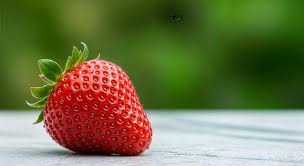
#> input picture data/strawberry.jpeg, 304 x 166 px, found by its file name
$ python ocr.py
#> lines starting #> are read from the running program, lines starting #| are printed output that depends on the picture; after the words box and inside, x2 and y2 are one past the last pixel; in counts of white or black regions, pixels touching at a corner belong together

import cv2
import pytesseract
import os

def extract_text(img_path):

#> called with img_path = 'data/strawberry.jpeg'
    image = cv2.imread(img_path)
#> image is the input picture: shape (166, 304, 3); mean B, G, R 73.6, 116.2, 112.2
    if image is None:
        raise ValueError(f"Could not open image: {img_path}")

    gray = cv2.cvtColor(image, cv2.COLOR_BGR2GRAY)
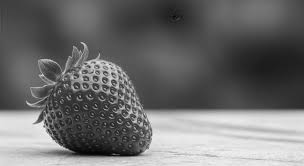
#> gray: shape (166, 304); min 4, max 246, mean 110.1
    gray = cv2.threshold(gray, 0, 255, cv2.THRESH_BINARY | cv2.THRESH_OTSU)[1]
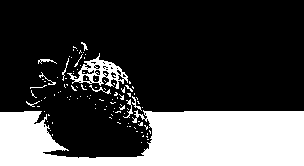
#> gray: shape (166, 304); 26.9% white; 108 white regions (98 under 20 px), largest, box (x1, y1, x2, y2) and area: (0, 110, 304, 166) 12202, (67, 53, 128, 89) 722, (123, 99, 133, 118) 49


#> (the run stopped early here; a loop or call above may not have finished)
